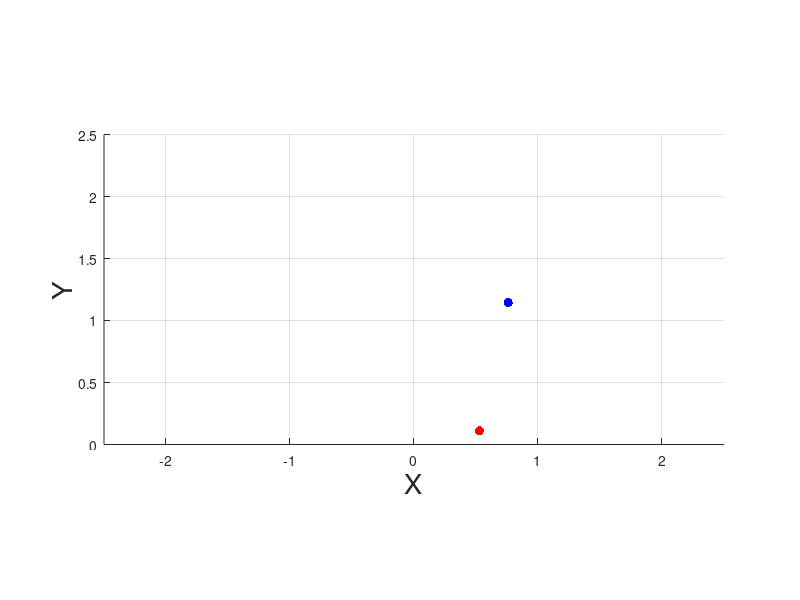

This figure's MATLAB source:
clear; close all; clc;

%% create 2 points and check if they are in the range of the robot  or not.

A = 1.4*rand(1,2)
B = 1.4*rand(1,2)

C = sqrt(A(1)^2+A(2)^2)
D = sqrt(B(1)^2+B(2)^2)

%% Checking if A and B are in the range of the robot
if C < 1.5 && D < 1.5
  printf('the range is  valid')
else
  printf('the range is not valid')
end

clf; hold on;
 plot( A(2),A(1), 'b', 'markersize', 20);
 plot( B(2),B(1), 'r', 'markersize', 20);
 axis equal; axis([-2.5 2.5 0 2.5]);
 xlabel('X', 'fontsize', 20); ylabel('Y', 'fontsize', 20); grid on;
drawnow;
